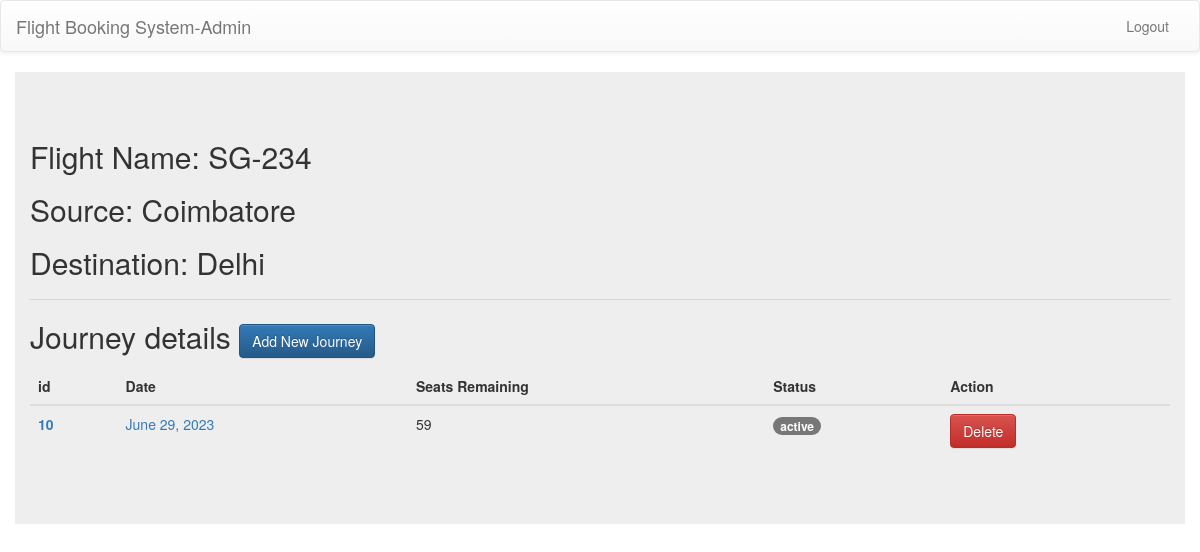
/manage/flight/fight-detail/2 (signed in), run on an earlier commit of the app's database.
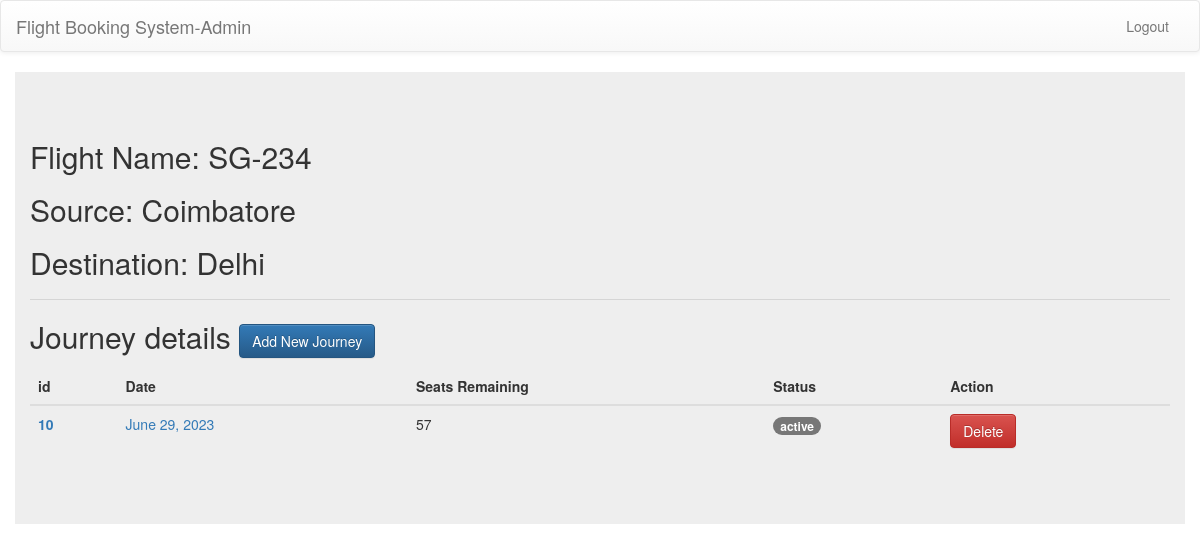
And on a later commit of the database.
### user/models.py (models this page shows, shortened)
class Travel(models.Model):
    flight_id=models.ForeignKey(Flight,on_delete=models.CASCADE)
    remain=models.PositiveIntegerField(default=60)
    date=models.DateField(null=True,blank=True)
    status=models.CharField(max_length=10,default="active")

### adminapp/views.py (the view)
# urls.py: path("fight-detail/<int:id>",flight_details,name="flight_detail"),
@login_required(login_url="/manage/flight/login-admin")
def flight_details(request,id):
    if not request.user.is_superuser:
        return redirect("unauthorized")
    try:
        flight=Flight.objects.get(id=id)
    except:
        raise ValueError("Invalid flight id given")
    travels=Travel.objects.filter(flight_id=flight)
    return render(request,"adminapp/flight-detail.html",context={"flight":flight,"travels":travels})

### user/models.py (called while the page is built)
    def __str__(self):
        return self.name

### templates/adminapp/flight-detail.html
{% extends 'adminapp/base.html' %}
{% block main %}
<div class="jumbotron container">
    <h2>Flight Name: {{flight.name}}</h2>
    <h2>Source: {{flight.source}}</h2>
    <h2>Destination: {{flight.destination}} </h2>
    <hr>
    <h2>Journey details <a class="btn btn-primary" href="{% url 'add-travel' %}">Add New Journey</a></h2>
    <table class="table table-dark">
        <thead>
          <tr>
            <th scope="col">id</th>
            <th scope="col">Date</th>
            <th scope="col">Seats Remaining</th>
            <th scope="col">Status</th>
            <th scope="col">Action</th>
          </tr>
        </thead>
        <tbody>
            {% for travel in travels %}
          <tr>
            <th scope="row"><a href="{% url 'travel-detail' travel.id %}">{{travel.id}}</a></th>
            <td><a href="{% url 'travel-detail' travel.id %}">{{travel.date}}</a></td>
            <td>{{travel.remain}}</td>
            <td><span class="badge badge-success">{{travel.status}}</span></td>
            <td><a href="{% url 'delete-travel' travel.id %}" class="btn btn-danger">Delete</a></td>
          </tr>
          {% endfor %}
        </tbody>
      </table>
</div>
{% endblock main %}

What changed in the data, as far as the page shows it:
changed Travel "active": remain "59" → "57"
